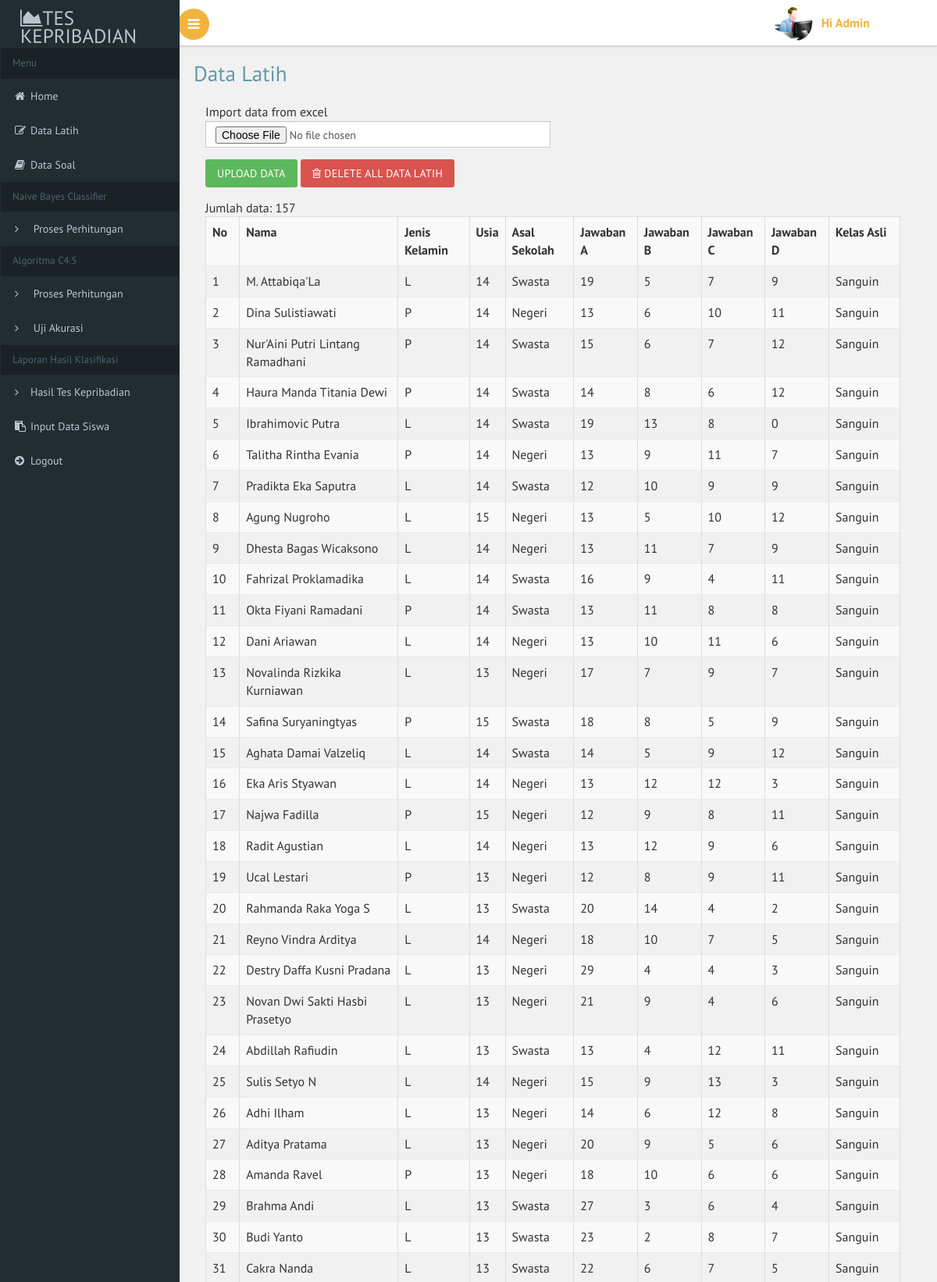
/index.php?menu=data_latih (signed in, upper part), run on the app's committed database.
### tables this page shows
CREATE TABLE `data_latih` (
  `id` int(11) NOT NULL,
  `nama` varchar(200) DEFAULT NULL,
  `jenis_kelamin` enum('L','P') DEFAULT NULL,
  `usia` int(11) DEFAULT NULL,
  `sekolah` varchar(100) DEFAULT NULL,
  `jawaban_a` int(11) DEFAULT NULL,
  `jawaban_b` int(11) DEFAULT NULL,
  `jawaban_c` int(11) DEFAULT NULL,
  `jawaban_d` int(11) DEFAULT NULL,
  `kelas_asli` varchar(100) DEFAULT NULL
);

### database.php (called while the page is built, shortened)
<?php
class database {
    private $servername;
    private $user_db;
    private $password_db;
    private $database;
    private $koneksi;
    function database() {
        return $this->connect_db();
    }
    function load_conf_db() {
        $path = dirname(__FILE__) . './koneksi.php';
    }
    public function connect_db() {
        $this->koneksi = mysqli_connect($this->servername, $this->user_db, $this->password_db, $this->database);
        return $this->koneksi;
    }
    function db_query($sql) {
        $conn = $this->koneksi;
        return mysqli_query($conn, $sql);
    }
    function db_fetch_array($result) {
        return mysqli_fetch_array($result);
    }
    function db_num_rows($result) {
        return mysqli_num_rows($result);
    }
}
?>

### data_latih.php (the view, shortened to what this page needs)
<?php
include_once "database.php";
?>
<!DOCTYPE HTML>
<html>
    <head>
        <link href="css/bootstrap.css" rel='stylesheet' type='text/css' />
        <link href="css/style.css" rel='stylesheet' type='text/css' />
        <link href="css/font-awesome.css" rel="stylesheet">
        <link href='css/SidebarNav.min.css' media='all' rel='stylesheet' type='text/css'/>
        <link href="css/custom.css" rel="stylesheet">
    </head>
    <body class="cbp-spmenu-push">
        <div class="main-content">
            <div id="page-wrapper">
                <div class="main-page">
                    <div class="forms">
                        <h2 class="title1">Data Latih</h2>
                                    <div class="content-wrapper">
                                        <?php
                                        $db_object = new database();
                                                ?>
                                            <?php
                                        $sql = "SELECT * FROM data_latih";
                                        $query = $db_object->db_query($sql);
                                        $jumlah = $db_object->db_num_rows($query);
                                        ?>
                                        <div class="row">
                                            <div class="col-md-12">
                                                <form method="post" enctype="multipart/form-data" action="">
                                                    <div class="form-group">
                                                        <div class="input-group">
                                                            <label>Import data from excel</label>
                                                            <input name="file_data_latih" type="file" class="form-control">
                                                        </div>
                                                    </div>
                                                    <div class="form-group">
                                                        <input name="submit" type="submit" value="Upload Data" class="btn btn-success">
                                                        <button name="delete" type="submit"  class="btn btn-danger" onclick="">
                                                            <i class="fa fa-trash-o"></i> Delete All Data Latih
                                                        </button>
                                                    </div>
                                                </form>
                                                <?php
                                                echo "Jumlah data: " . $jumlah . "<br>";
                                                if ($jumlah == 0) {
                                                    echo "Data kosong...";
                                                }
                                                else {
                                                    ?>
                                                    <table class='table table-bordered table-striped  table-hover'>
                                                        <tr>
                                                            <th>No</th>
                                                            <th>Nama</th>
                                                            <th>Jenis Kelamin</th>
                                                            <th>Usia</th>
                                                            <th>Asal Sekolah</th>
                                                            <th>Jawaban A</th>
                                                            <th>Jawaban B</th>
                                                            <th>Jawaban C</th>
                                                            <th>Jawaban D</th>
                                                            <th>Kelas Asli</th>
                                                        </tr>
                                                        <?php
                                                        $no = 1;
                                                        while ($row = $db_object->db_fetch_array($query)) {
                                                            echo "<tr>";
                                                            echo "<td>" . $no . "</td>";
                                                            echo "<td>" . $row['nama'] . "</td>";
                                                            echo "<td>" . $row['jenis_kelamin'] . "</td>";
                                                            echo "<td>" . $row['usia'] . "</td>";
                                                            echo "<td>" . $row['sekolah'] . "</td>";
                                                            echo "<td>" . $row['jawaban_a'] . "</td>";
                                                            echo "<td>" . $row['jawaban_b'] . "</td>";
                                                            echo "<td>" . $row['jawaban_c'] . "</td>";
                                                            echo "<td>" . $row['jawaban_d'] . "</td>";
                                                            echo "<td>" . $row['kelas_asli'] . "</td>";
                                                            echo "</tr>";
                                                            $no++;
                                                        }
                                                        ?>
                                                    </table>
                                                    <?php
                                                }
                                                ?>
                                            </div>
                                        </div>
                                </div>
                    </div>
                </div>
            </div>
        </div>
    </body>
</html>

### css/custom.css (style rules this page uses)
#page-wrapper { padding: 5em 2em 2.5em; background-color: #F1F1F1; }

### data on the page
data_latih: nama "M. Attabiqa'La", jenis_kelamin "L", usia "14", sekolah "Swasta", jawaban_a "19", jawaban_b "5", jawaban_c "7", jawaban_d "9", kelas_asli "Sanguin"
data_latih: nama "Dina Sulistiawati", jenis_kelamin "P", usia "14", sekolah "Negeri", jawaban_a "13", jawaban_b "6", jawaban_c "10", jawaban_d "11", kelas_asli "Sanguin"
data_latih: nama "Nur'Aini Putri Lintang Ramadhani", jenis_kelamin "P", usia "14", sekolah "Swasta", jawaban_a "15", jawaban_b "6", jawaban_c "7", jawaban_d "12", kelas_asli "Sanguin"
data_latih: nama "Haura Manda Titania Dewi", jenis_kelamin "P", usia "14", sekolah "Swasta", jawaban_a "14", jawaban_b "8", jawaban_c "6", jawaban_d "12", kelas_asli "Sanguin"
data_latih: nama "Ibrahimovic Putra", jenis_kelamin "L", usia "14", sekolah "Swasta", jawaban_a "19", jawaban_b "13", jawaban_c "8", jawaban_d "0", kelas_asli "Sanguin"
data_latih: nama "Talitha Rintha Evania", jenis_kelamin "P", usia "14", sekolah "Negeri", jawaban_a "13", jawaban_b "9", jawaban_c "11", jawaban_d "7", kelas_asli "Sanguin"
data_latih: nama "Pradikta Eka Saputra", jenis_kelamin "L", usia "14", sekolah "Swasta", jawaban_a "12", jawaban_b "10", jawaban_c "9", jawaban_d "9", kelas_asli "Sanguin"
data_latih: nama "Agung Nugroho", jenis_kelamin "L", usia "15", sekolah "Negeri", jawaban_a "13", jawaban_b "5", jawaban_c "10", jawaban_d "12", kelas_asli "Sanguin"
data_latih: nama "Dhesta Bagas Wicaksono", jenis_kelamin "L", usia "14", sekolah "Negeri", jawaban_a "13", jawaban_b "11", jawaban_c "7", jawaban_d "9", kelas_asli "Sanguin"
data_latih: nama "Fahrizal Proklamadika", jenis_kelamin "L", usia "14", sekolah "Swasta", jawaban_a "16", jawaban_b "9", jawaban_c "4", jawaban_d "11", kelas_asli "Sanguin"
data_latih: nama "Okta Fiyani Ramadani", jenis_kelamin "P", usia "14", sekolah "Swasta", jawaban_a "13", jawaban_b "11", jawaban_c "8", jawaban_d "8", kelas_asli "Sanguin"
data_latih: nama "Dani Ariawan", jenis_kelamin "L", usia "14", sekolah "Negeri", jawaban_a "13", jawaban_b "10", jawaban_c "11", jawaban_d "6", kelas_asli "Sanguin"
data_latih: nama "Novalinda Rizkika Kurniawan", jenis_kelamin "L", usia "13", sekolah "Negeri", jawaban_a "17", jawaban_b "7", jawaban_c "9", jawaban_d "7", kelas_asli "Sanguin"
data_latih: nama "Safina Suryaningtyas", jenis_kelamin "P", usia "15", sekolah "Swasta", jawaban_a "18", jawaban_b "8", jawaban_c "5", jawaban_d "9", kelas_asli "Sanguin"
data_latih: nama "Aghata Damai Valzeliq", jenis_kelamin "L", usia "14", sekolah "Swasta", jawaban_a "14", jawaban_b "5", jawaban_c "9", jawaban_d "12", kelas_asli "Sanguin"
data_latih: nama "Eka Aris Styawan", jenis_kelamin "L", usia "14", sekolah "Negeri", jawaban_a "13", jawaban_b "12", jawaban_c "12", jawaban_d "3", kelas_asli "Sanguin"
data_latih: nama "Najwa Fadilla", jenis_kelamin "P", usia "15", sekolah "Negeri", jawaban_a "12", jawaban_b "9", jawaban_c "8", jawaban_d "11", kelas_asli "Sanguin"
data_latih: nama "Radit Agustian", jenis_kelamin "L", usia "14", sekolah "Negeri", jawaban_a "13", jawaban_b "12", jawaban_c "9", jawaban_d "6", kelas_asli "Sanguin"
data_latih: nama "Ucal Lestari", jenis_kelamin "P", usia "13", sekolah "Negeri", jawaban_a "12", jawaban_b "8", jawaban_c "9", jawaban_d "11", kelas_asli "Sanguin"
data_latih: nama "Rahmanda Raka Yoga S", jenis_kelamin "L", usia "13", sekolah "Swasta", jawaban_a "20", jawaban_b "14", jawaban_c "4", jawaban_d "2", kelas_asli "Sanguin"
data_latih: nama "Reyno Vindra Arditya", jenis_kelamin "L", usia "14", sekolah "Negeri", jawaban_a "18", jawaban_b "10", jawaban_c "7", jawaban_d "5", kelas_asli "Sanguin"
data_latih: nama "Destry Daffa Kusni Pradana", jenis_kelamin "L", usia "13", sekolah "Negeri", jawaban_a "29", jawaban_b "4", jawaban_c "4", jawaban_d "3", kelas_asli "Sanguin"
data_latih: nama "Novan Dwi Sakti Hasbi Prasetyo", jenis_kelamin "L", usia "13", sekolah "Negeri", jawaban_a "21", jawaban_b "9", jawaban_c "4", jawaban_d "6", kelas_asli "Sanguin"
data_latih: nama "Abdillah Rafiudin", jenis_kelamin "L", usia "13", sekolah "Swasta", jawaban_a "13", jawaban_b "4", jawaban_c "12", jawaban_d "11", kelas_asli "Sanguin"
data_latih: nama "Sulis Setyo N", jenis_kelamin "L", usia "14", sekolah "Negeri", jawaban_a "15", jawaban_b "9", jawaban_c "13", jawaban_d "3", kelas_asli "Sanguin"
data_latih: nama "Adhi Ilham", jenis_kelamin "L", usia "13", sekolah "Negeri", jawaban_a "14", jawaban_b "6", jawaban_c "12", jawaban_d "8", kelas_asli "Sanguin"
data_latih: nama "Aditya Pratama", jenis_kelamin "L", usia "13", sekolah "Negeri", jawaban_a "20", jawaban_b "9", jawaban_c "5", jawaban_d "6", kelas_asli "Sanguin"
data_latih: nama "Amanda Ravel", jenis_kelamin "P", usia "13", sekolah "Negeri", jawaban_a "18", jawaban_b "10", jawaban_c "6", jawaban_d "6", kelas_asli "Sanguin"
data_latih: nama "Brahma Andi", jenis_kelamin "L", usia "13", sekolah "Swasta", jawaban_a "27", jawaban_b "3", jawaban_c "6", jawaban_d "4", kelas_asli "Sanguin"
data_latih: nama "Budi Yanto", jenis_kelamin "L", usia "13", sekolah "Swasta", jawaban_a "23", jawaban_b "2", jawaban_c "8", jawaban_d "7", kelas_asli "Sanguin"
data_latih: nama "Cakra Nanda", jenis_kelamin "L", usia "13", sekolah "Swasta", jawaban_a "22", jawaban_b "6", jawaban_c "7", jawaban_d "5", kelas_asli "Sanguin"

### other printed values
$_SESSION['kepribadian_nbc_c4.5_nama'] "Admin"
$jumlah "157"
